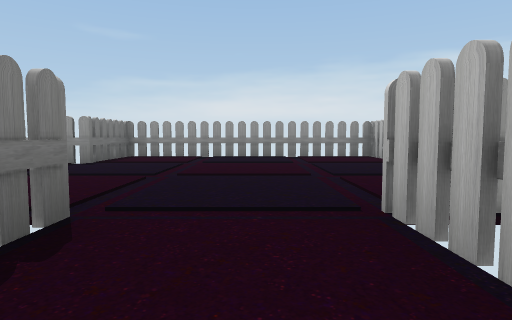
view 1 (above)

16 first-person views from a walk through a Unity game level. The camera is 0.23 m above the floor, tilts 4° down and sees 75° across. The floor is counted in squares, 0.5 m on a side. Each view is taken from the middle of a square. On the plan, view 1 faces up. The plan holds only what a view shows up to about 9 squares ahead; the rest is blank. The player character is not drawn. Some surface patterns are stand-ins.

view 2
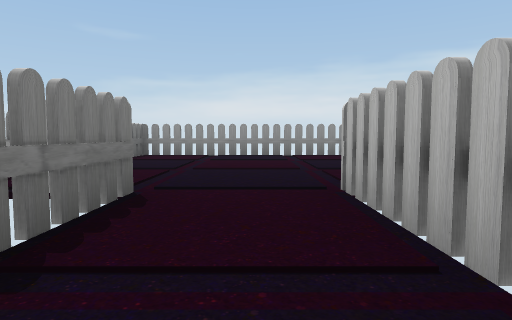

view 3
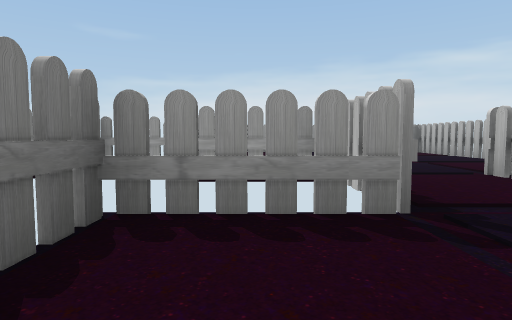

view 4
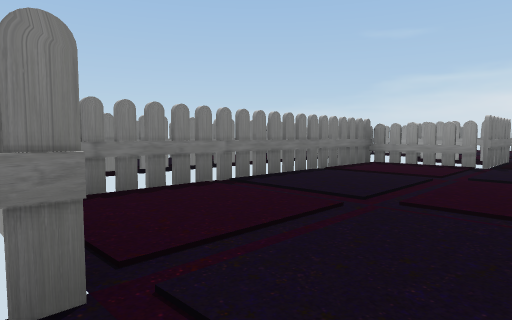

view 5
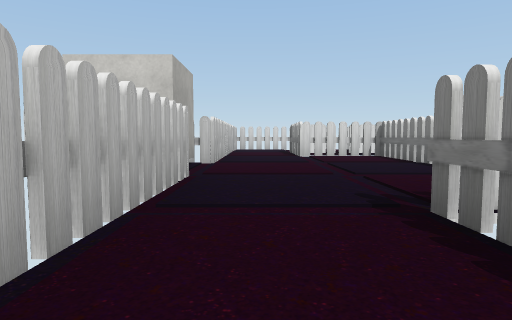

view 6
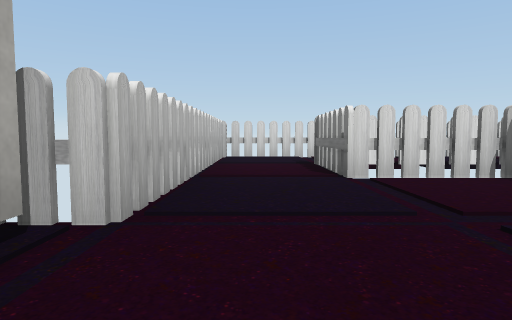

view 7
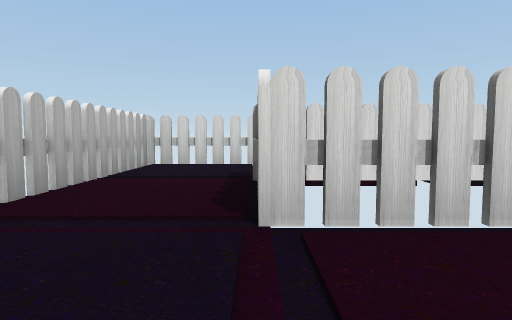

view 8
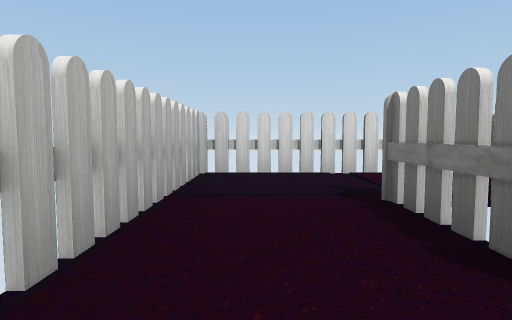

view 9
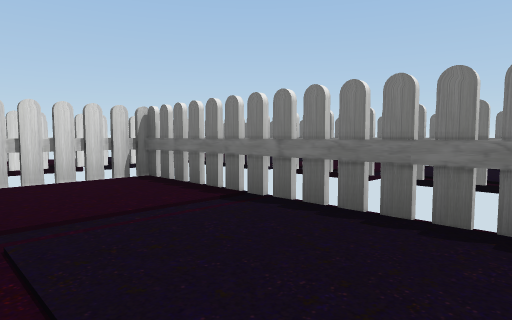

view 10
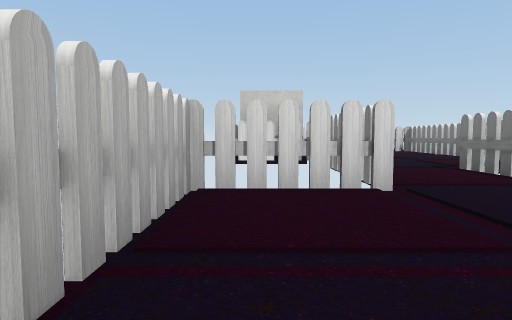

view 11
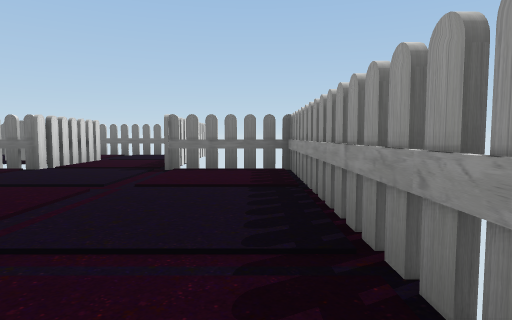

view 12
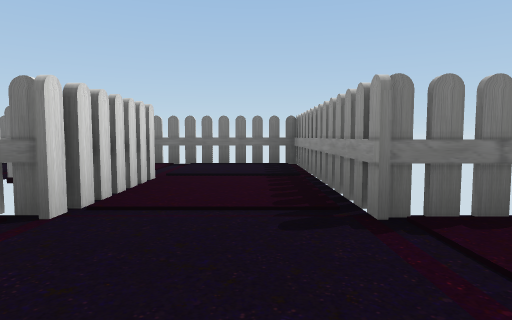

view 13
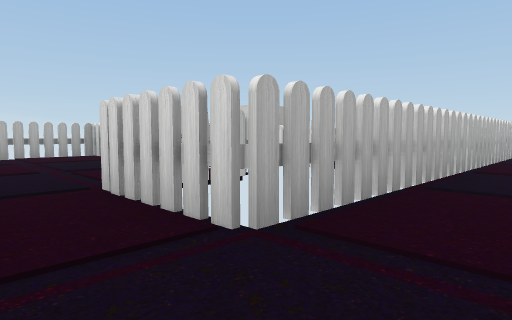

view 14
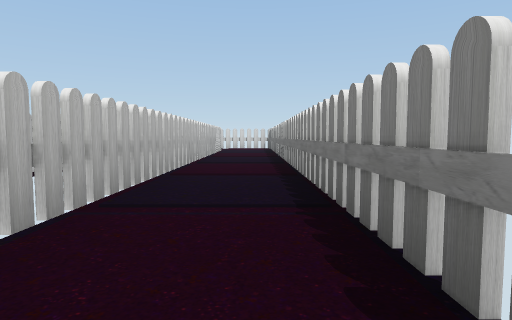

view 15
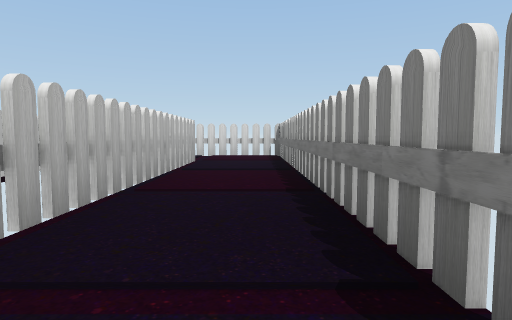

view 16
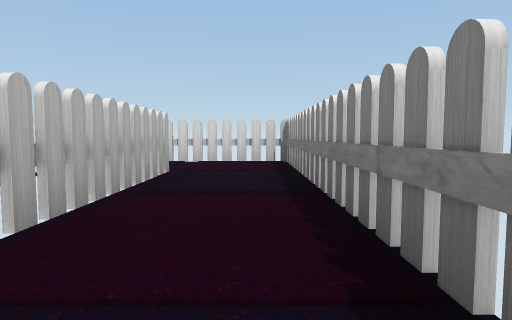

### Floor plan
Ten units are one square. View 1 is at (0, 0); x grows to the right and y downward. Boxes are objects, and circles mark ways between rooms. Rooms are numbered by the first view taken in them; rooms with no view inside come last. Other rooms are left out.
<svg viewBox="-71 -80 102 179">
<path fill="none" stroke="#000" d="M8 20 8 -20M8 54 8 37 26 37M-10 -20 -10 1 -29 1 -29 57 -10 57M-10 57 -10 76M-39 94 8 94 8 54M8 -20 26 -20 26 -75 -29 -75 -29 -57 -56 -57M-48 -39 -29 -39 -29 -25M-48 78 -48 -39M-56 -57 -66 -57 -66 94 -39 94"/>
<rect x="5" y="25" width="20" height="10" fill="#bbb"><title>cube</title></rect>
<circle cx="0" cy="65" r="3" fill="#2a7"/>
<circle cx="0" cy="-20" r="3" fill="#2a7"/>
<circle cx="-40" cy="80" r="3" fill="#2a7"/>
<circle cx="-60" cy="-50" r="3" fill="#2a7"/>
<text x="-10" y="20">1</text>
<text x="-10" y="80">2</text>
<text x="0" y="-50">3</text>
<text x="-60" y="20">4</text>
</svg>
Room 1 opens to room 2. Room 1 opens to room 3. Room 2 opens to room 4. Room 3 opens to room 4.

Where each view was taken, in squares from view 1:
view 1: 0 up, 0 right, facing up
view 2: 1 down, 0 right, facing up
view 3: 2 down, 2 left, facing up
view 4: 6 down, 0 right, facing up-left
view 5: 2 up, 0 right, facing down
view 6: 2 down, 0 right, facing down
view 7: 4 down, 1 left, facing down
view 8: 5 down, 0 right, facing down
view 9: 2 down, 1 left, facing down-left
view 10: 5 up, 2 right, facing down
view 11: 7 up, 2 right, facing left
view 12: 5 up, 1 left, facing left
view 13: 5 up, 6 left, facing down-right
view 14: 4 up, 6 left, facing down
view 15: 1 down, 6 left, facing down
view 16: 3 down, 6 left, facing down
